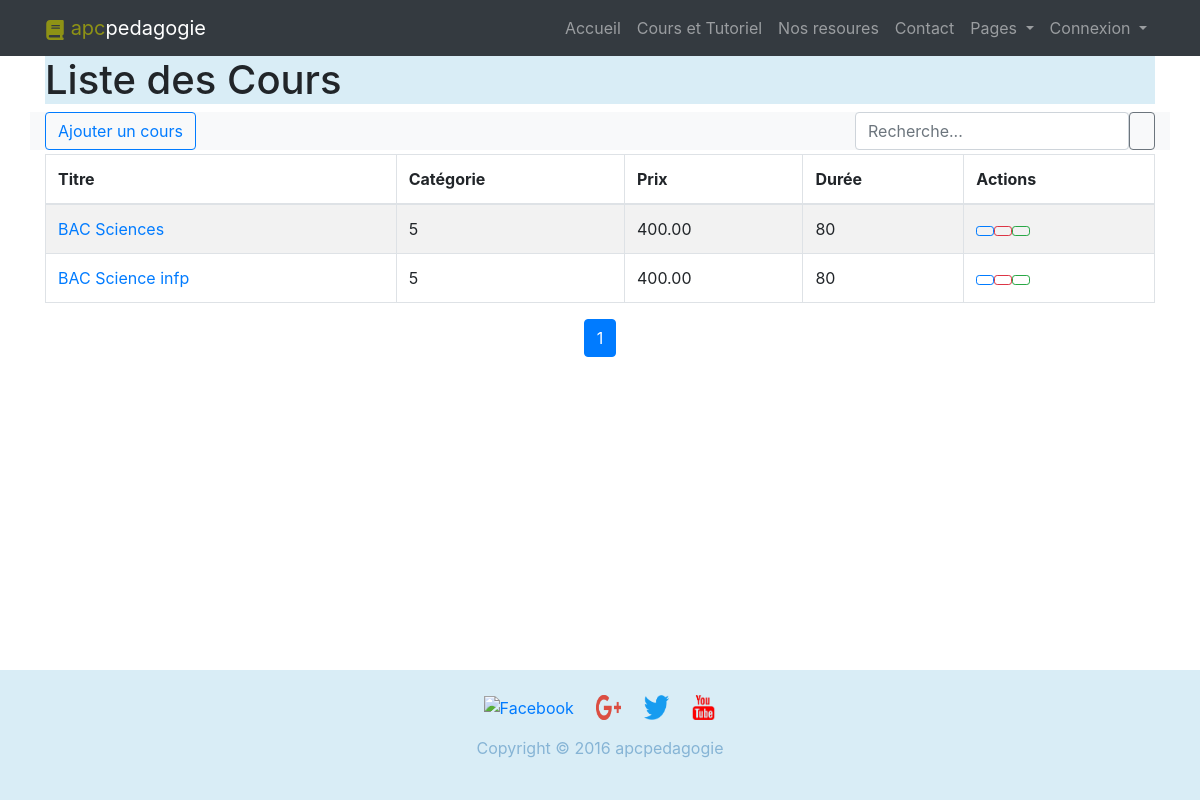
The page /cours_list.php on the database its author committed.
### tables this page shows
CREATE TABLE `cours` (
  `id_cours` int(11) NOT NULL,
  `titre` varchar(100) DEFAULT NULL,
  `description` text DEFAULT NULL,
  `categorie` varchar(50) DEFAULT NULL,
  `prix` decimal(8,2) DEFAULT NULL,
  `duree` int(11) DEFAULT NULL
);

### cours_list.php (the view, shortened to what this page needs)
<?php require_once("partials/navbar.php"); ?>
<section id="hero" class="hero d-flex align-items-center">
  <div class="container">
    <div class="row">
      <div class="col-lg-12 d-flex flex-column justify-content-center">
        <h1 data-aos="fade-up">Liste des Cours</h1>
        <div data-aos="fade-up" data-aos-delay="600">
          <?php
            require_once('connexion/connexion.php');
            $limit = 5;
            $search = "";
            $page = isset($_GET['page']) ? $_GET['page'] : 1;
            if (!empty($search)) {
                $sql = "SELECT COUNT(*) AS total FROM cours WHERE
                        titre LIKE :search OR
                        categorie LIKE :search";
                $stmt = $pdo->prepare($sql);
                $stmt->bindValue(':search', '%' . $search . '%', PDO::PARAM_STR);
                $stmt->execute();
            } else {
                $sql = "SELECT COUNT(*) AS total FROM cours";
                $stmt = $pdo->query($sql);
            }
            $result = $stmt->fetch(PDO::FETCH_ASSOC);
            $total_pages = ceil($result['total'] / $limit);
            $offset = ($page - 1) * $limit;
            if (!empty($search)) {
                $sql = "SELECT * FROM cours WHERE
                        titre LIKE :search OR
                        categorie LIKE :search
                        LIMIT :limit OFFSET :offset";
            } else {
                $sql = "SELECT * FROM cours LIMIT :limit OFFSET :offset";
            }
            $stmt = $pdo->prepare($sql);
            $stmt->bindValue(':limit', $limit, PDO::PARAM_INT);
            $stmt->bindValue(':offset', $offset, PDO::PARAM_INT);
            $stmt->execute();
          ?>
          <div class="row mb-1 bg-light">
            <div class="col-sm-3 col-lg-3">
              <a href="ajout_cours.php" class="btn btn-outline-primary me-2">
                Ajouter un cours
              </a>
            </div>
            <div class="col-sm-9 col-lg-9 d-flex justify-content-end">
              <form class="d-flex">
                <input class="form-control me-2" name="search" type="search" placeholder="Recherche..." aria-label="Search" value="<?php if (isset($search)) { echo htmlentities($search); } ?>">
                <button class="btn btn-outline-secondary" type="submit">
                </button>
              </form>
            </div>
          </div>
          <table class="table table-striped table-bordered">
            <thead>
              <tr>
                <th>Titre</th>
                <th>Catégorie</th>
                <th>Prix</th>
                <th>Durée</th>
                <th>Actions</th>
              </tr>
            </thead>
            <tbody>
              <?php
                while ($row = $stmt->fetch(PDO::FETCH_ASSOC)) {
                  echo "<tr>";
                  echo "<td><a href='" . htmlspecialchars($row["description"], ENT_QUOTES, 'UTF-8') . "' target='_blank'>" . htmlspecialchars($row["titre"], ENT_QUOTES, 'UTF-8') . "</a></td>";
                  echo "<td>".$row["categorie"]."</td>";
                  echo "<td>".$row["prix"]."</td>";
                  echo "<td>".$row["duree"]."</td>";
                  echo "<td>";
                  echo "<a href='edit_cours.php?id=".$row['id_cours']."' class='btn btn-outline-primary btn-sm'><i class='bi bi-pencil'></i></a>";
                  echo "<a href='delete_cours.php?id=".$row['id_cours']."' class='btn btn-outline-danger btn-sm'><i class='bi bi-trash'></i></a>";
                  echo "<a href='afficher_cours.php?id=".$row['id_cours']."' class='btn btn-outline-success btn-sm'><i class='bi bi-eye'></i></a>";
                  echo "</td>";
                  echo "</tr>";
                }
              ?>
            </tbody>
          </table>
          <div class="d-flex justify-content-center">
            <nav aria-label="Page navigation example">
              <ul class="pagination">
                <?php for ($i = 1; $i <= $total_pages; $i++): ?>
                  <li class="page-item <?php if ($page == $i) echo 'active'; ?>"><a class="page-link" href="?search=<?php echo $search; ?>&page=<?php echo $i; ?>"><?php echo $i; ?></a></li>
                <?php endfor; ?>
              </ul>
            </nav>
          </div>
        </div>
      </div>
    </div>
  </div>
</section>
<?php require_once("partials/footer.php"); ?>

### css/accueil.css (style rules this page uses)
h1 { background-color: #d9edf6; }

### partials/footer.php (style rules this page uses)
body { display: flex; flex-direction: column; min-height: 100vh; margin: 0; }

### rows shown on the page
cours: titre "BAC Sciences", categorie "5", prix "400.00", duree "80"
cours: titre "BAC Science infp", categorie "5", prix "400.00", duree "80"
